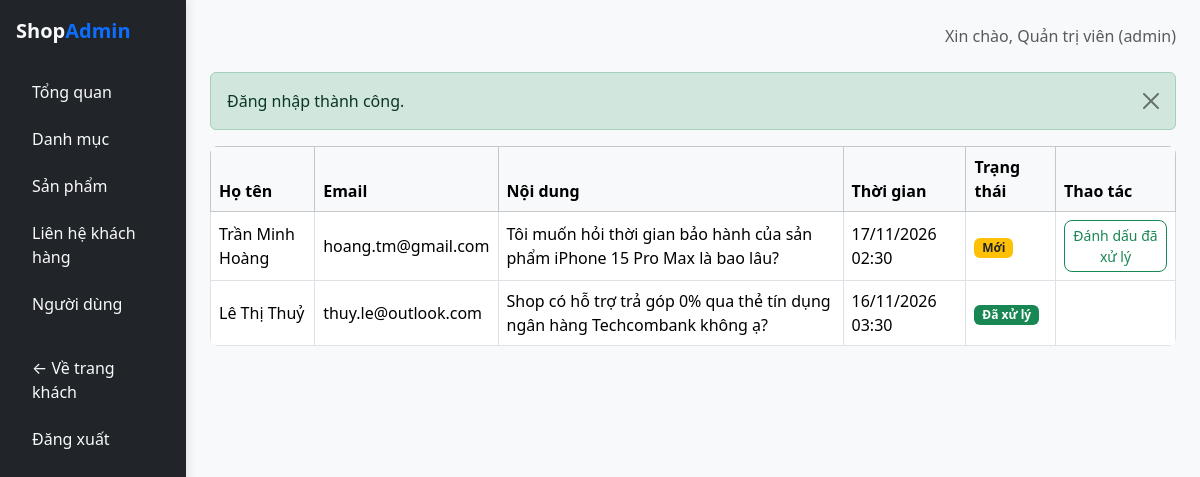
The page /public/admin/contact (signed in) on the database its author committed.
### tables this page shows
CREATE TABLE contacts (
    id INT AUTO_INCREMENT PRIMARY KEY,
    full_name VARCHAR(150) NOT NULL,
    email VARCHAR(150) NOT NULL,
    message TEXT NOT NULL,
    status ENUM('new','resolved') NOT NULL DEFAULT 'new',
    created_at DATETIME NOT NULL DEFAULT CURRENT_TIMESTAMP
);

### app/core/Controller.php (called while the page is built, shortened)
<?php
abstract class Controller
{
    protected function view(string $view, array $data = [], string|false $layout = 'main'): void
    {
        $viewFile = __DIR__ . '/../views/' . $view . '.php';
        $layoutFile = __DIR__ . '/../views/layouts/' . $layout . '.php';
        $content = function () use ($viewFile, $data) {
            extract($data);
            require $viewFile;
        };
        require $layoutFile;
    }
}

### app/core/AdminController.php (called while the page is built, shortened)
<?php
abstract class AdminController extends Controller
{
protected function view(string $view, array $data = [], string|false
$layout = 'admin'): void
{
parent::view($view, $data, $layout);
}
}

### app/controllers/admin/AdminContactController.php (called while the page is built, shortened)
<?php
class AdminContactController extends AdminController
{
    public function index(): void
    {
        $contacts = Contact::all('created_at DESC');
        $this->view('admin/contact/index', [
            'pageTitle' => 'Liên hệ từ khách hàng',
            'contacts' => $contacts
        ]);
    }
}

### app/core/App.php (called while the page is built, shortened)
<?php
class App
{
    protected string $action;
    protected array $params = [];
    public function __construct()
    {
        $url = $_GET['url'] ?? '';
        if ($url === '') {
            if (!empty($_SERVER['PATH_INFO'])) {
                $url = $_SERVER['PATH_INFO'];
            }
        }
        $url = preg_replace('#^/?index\.php/?#i', '', $url);
        $url = trim($url, '/');
        $segments = $url === '' ? [] : explode('/', $url);
        if (($segments[0] ?? '') === 'admin') {
            $this->action = $segments[2] ?? 'index';
            $this->params = array_slice($segments, 3);
        } else {
            $this->controllerName = ucfirst($segments[0] ?? 'home') . 'Controller';
            $this->action = $segments[1] ?? 'index';
            $this->params = array_slice($segments, 2);
        }
        $this->dispatch();
    }
    protected function dispatch(): void
    {
        $controller = new $this->controllerName();
        call_user_func_array([$controller, $this->action], $this->params);
    }
}

### public/index.php (called while the page is built, shortened)
<?php
require_once __DIR__ . '/../app/core/helpers.php';
spl_autoload_register(function (string $class): void {
$directories = [
__DIR__ . '/../app/core/',
__DIR__ . '/../app/controllers/',
__DIR__ . '/../app/controllers/admin/',
__DIR__ . '/../app/models/',
__DIR__ . '/../app/services/',
];
foreach ($directories as $dir) {
$file = $dir . $class . '.php';
if (file_exists($file)) {
return;
}
}
});
new App();
?>

### app/core/Database.php (called while the page is built, shortened)
<?php
class Database
{
    private static ?PDO $instance = null;
    public static function getInstance(): PDO
    {
        if (self::$instance === null) {
            $host = defined('DB_HOST') ? DB_HOST : 'localhost';
            $name = defined('DB_NAME') ? DB_NAME : 'shop_db';
            $user = defined('DB_USER') ? DB_USER : 'root';
            $pass = defined('DB_PASS') ? DB_PASS : '';
            $charset = defined('DB_CHARSET') ? DB_CHARSET : 'utf8mb4';
            $dsn = "mysql:host={$host};dbname={$name};charset={$charset}";
            $options = [
                PDO::ATTR_ERRMODE            => PDO::ERRMODE_EXCEPTION,
                PDO::ATTR_DEFAULT_FETCH_MODE => PDO::FETCH_ASSOC,
                PDO::ATTR_EMULATE_PREPARES   => false,
            ];
            try {
                self::$instance = new PDO($dsn, $user, $pass, $options);
            } catch (PDOException $e) {
                try {
                    $initDsn = "mysql:host={$host};charset={$charset}";
                    $initPdo = new PDO($initDsn, $user, $pass, $options);
                    $initPdo->exec("CREATE DATABASE IF NOT EXISTS `{$name}` CHARACTER SET utf8mb4 COLLATE utf8mb4_unicode_ci");
                    self::$instance = new PDO($dsn, $user, $pass, $options);
                    $schemaFile = __DIR__ . '/../../database/schema.sql';
                    if (file_exists($schemaFile)) {
                        $sql = file_get_contents($schemaFile);
                        self::$instance->exec($sql);
                    }
                } catch (PDOException $ex) {
                    error_log('Loi ket noi CSDL: ' . $ex->getMessage());
                    http_response_code(500);
                    die('Lỗi kết nối cơ sở dữ liệu: ' . $ex->getMessage());
                }
            }
        }
        return self::$instance;
    }
}

### app/core/Model.php (called while the page is built, shortened)
<?php
abstract class Model
{
protected static string $table = '';
protected static function db(): PDO
{
return Database::getInstance();
}
public static function all(string $orderBy = ''): array
{
$sql = 'SELECT * FROM ' . static::$table;
if ($orderBy !== '') {
$sql .= ' ORDER BY ' . $orderBy;
}
return static::db()->query($sql)->fetchAll();
}
}
?>

### app/core/helpers.php (called while the page is built, shortened)
<?php
function e(?string $value): string
{
    return htmlspecialchars((string) ($value ?? ''), ENT_QUOTES, 'UTF-8');
}
function base_url(string $path = ''): string
{
    static $base = null;
    if ($base === null) {
        if (defined('BASE_URL') && BASE_URL !== 'http://localhost/shop/public/') {
            $base = rtrim(BASE_URL, '/');
        } else {
            $scriptName = str_replace('\\', '/', $_SERVER['SCRIPT_NAME'] ?? '');
            $dir = dirname($scriptName);
            $base = ($dir === '/' || $dir === '\\') ? '' : rtrim($dir, '/');
        }
    }
    $path = ltrim($path, '/');
    return $path === '' ? ($base === '' ? '/' : $base . '/') : $base . '/' . $path;
}

### app/views/admin/contact/index.php (the view, shortened to what this page needs)
<div class="table-responsive">
    <table class="table table-bordered bg-white align-middle">
        <thead class="table-light">
            <tr>
                <th>Họ tên</th>
                <th>Email</th>
                <th>Nội dung</th>
                <th>Thời gian</th>
                <th>Trạng thái</th>
                <th style="width: 120px;">Thao tác</th>
            </tr>
        </thead>
        <tbody>
            <?php foreach ($contacts as $c): ?>
                <tr>
                    <td><?= e($c['full_name']) ?></td>
                    <td><?= e($c['email']) ?></td>
                    <td><?= nl2br(e($c['message'])) ?></td>
                    <td><?= e(date('d/m/Y H:i', strtotime($c['created_at']))) ?></td>
                    <td>
                        <?php if ($c['status'] === 'resolved'): ?>
                            <span class="badge bg-success">Đã xử lý</span>
                        <?php else: ?>
                            <span class="badge bg-warning text-dark">Mới</span>
                        <?php endif; ?>
                    </td>
                    <td>
                        <?php if ($c['status'] !== 'resolved'): ?>
                            <form method="POST" action="<?= e(base_url('admin/contact/resolve')) ?>">
                                <button class="btn btn-sm btn-outline-success">Đánh dấu đã xử lý</button>
                            </form>
                        <?php endif; ?>
                    </td>
                </tr>
            <?php endforeach; ?>
        </tbody>
    </table>
</div>

### public/css/style.css (style rules this page uses)
body { background-color: #f8f9fa; color: #333333; font-family: system-ui, -apple-system, "Segoe UI", Roboto, "Helvetica Neue", Arial, sans-serif; }
.table { border-radius: 0.5rem; overflow: hidden; }
.btn { border-radius: 0.5rem; font-weight: 500; }

### rows shown on the page
contacts: full_name "Trần Minh Hoàng", email "hoang.tm@gmail.com", message "Tôi muốn hỏi thời gian bảo hành của sản phẩm iPhone 15 Pro Max là bao lâu?", created_at "17/11/2026 02:30", status "Mới"
contacts: full_name "Lê Thị Thuỷ", email "thuy.le@outlook.com", message "Shop có hỗ trợ trả góp 0% qua thẻ tín dụng ngân hàng Techcombank không ạ?", created_at "16/11/2026 03:30", status "Đã xử lý"

### other values the page prints
Auth::user()['full_name'] "Quản trị viên"
Auth::role() "admin"
$f['message'] "Đăng nhập thành công."
